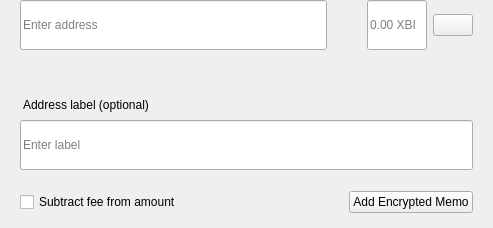
<?xml version="1.0" encoding="UTF-8"?>
<ui version="4.0">
 <class>SendMultiRow</class>
 <widget class="QWidget" name="SendMultiRow">
  <property name="geometry">
   <rect>
    <x>0</x>
    <y>0</y>
    <width>493</width>
    <height>228</height>
   </rect>
  </property>
  <property name="minimumSize">
   <size>
    <width>0</width>
    <height>0</height>
   </size>
  </property>
  <property name="maximumSize">
   <size>
    <width>16777215</width>
    <height>16777215</height>
   </size>
  </property>
  <property name="windowTitle">
   <string>Form</string>
  </property>
  <layout class="QVBoxLayout" name="verticalLayout_3">
   <property name="spacing">
    <number>0</number>
   </property>
   <property name="leftMargin">
    <number>0</number>
   </property>
   <property name="topMargin">
    <number>0</number>
   </property>
   <property name="rightMargin">
    <number>20</number>
   </property>
   <property name="bottomMargin">
    <number>5</number>
   </property>
   <item alignment="Qt::AlignTop">
    <widget class="QWidget" name="widget" native="true">
     <property name="sizePolicy">
      <sizepolicy hsizetype="Expanding" vsizetype="Maximum">
       <horstretch>0</horstretch>
       <verstretch>0</verstretch>
      </sizepolicy>
     </property>
     <property name="minimumSize">
      <size>
       <width>0</width>
       <height>60</height>
      </size>
     </property>
     <property name="maximumSize">
      <size>
       <width>16777215</width>
       <height>85</height>
      </size>
     </property>
     <layout class="QHBoxLayout" name="horizontalLayout" stretch="6,0,2">
      <property name="spacing">
       <number>0</number>
      </property>
      <property name="leftMargin">
       <number>8</number>
      </property>
      <property name="topMargin">
       <number>0</number>
      </property>
      <property name="rightMargin">
       <number>0</number>
      </property>
      <property name="bottomMargin">
       <number>0</number>
      </property>
      <item alignment="Qt::AlignTop">
       <widget class="QStackedWidget" name="stackedAddress">
        <property name="minimumSize">
         <size>
          <width>0</width>
          <height>50</height>
         </size>
        </property>
        <property name="maximumSize">
         <size>
          <width>16777215</width>
          <height>50</height>
         </size>
        </property>
        <widget class="QWidget" name="page_4">
         <property name="sizePolicy">
          <sizepolicy hsizetype="Expanding" vsizetype="Preferred">
           <horstretch>0</horstretch>
           <verstretch>0</verstretch>
          </sizepolicy>
         </property>
         <property name="minimumSize">
          <size>
           <width>0</width>
           <height>50</height>
          </size>
         </property>
         <property name="maximumSize">
          <size>
           <width>16777215</width>
           <height>55</height>
          </size>
         </property>
         <layout class="QVBoxLayout" name="verticalLayout_7">
          <property name="spacing">
           <number>0</number>
          </property>
          <property name="leftMargin">
           <number>12</number>
          </property>
          <property name="topMargin">
           <number>0</number>
          </property>
          <property name="rightMargin">
           <number>0</number>
          </property>
          <property name="bottomMargin">
           <number>0</number>
          </property>
          <item>
           <widget class="QLineEdit" name="lineEditAddress">
            <property name="minimumSize">
             <size>
              <width>0</width>
              <height>50</height>
             </size>
            </property>
            <property name="maximumSize">
             <size>
              <width>16777215</width>
              <height>50</height>
             </size>
            </property>
            <property name="placeholderText">
             <string>Enter address</string>
            </property>
           </widget>
          </item>
         </layout>
        </widget>
        <widget class="QWidget" name="page_3"/>
       </widget>
      </item>
      <item>
       <spacer name="horizontalSpacer_3">
        <property name="orientation">
         <enum>Qt::Horizontal</enum>
        </property>
        <property name="sizeType">
         <enum>QSizePolicy::Fixed</enum>
        </property>
        <property name="sizeHint" stdset="0">
         <size>
          <width>40</width>
          <height>20</height>
         </size>
        </property>
       </spacer>
      </item>
      <item>
       <layout class="QHBoxLayout" name="horizontalLayout_2">
        <property name="spacing">
         <number>6</number>
        </property>
        <item alignment="Qt::AlignTop">
         <widget class="QLineEdit" name="lineEditAmount">
          <property name="sizePolicy">
           <sizepolicy hsizetype="Expanding" vsizetype="Preferred">
            <horstretch>0</horstretch>
            <verstretch>0</verstretch>
           </sizepolicy>
          </property>
          <property name="minimumSize">
           <size>
            <width>0</width>
            <height>50</height>
           </size>
          </property>
          <property name="maximumSize">
           <size>
            <width>16777215</width>
            <height>50</height>
           </size>
          </property>
          <property name="maxLength">
           <number>17</number>
          </property>
          <property name="alignment">
           <set>Qt::AlignLeading|Qt::AlignLeft|Qt::AlignVCenter</set>
          </property>
          <property name="placeholderText">
           <string notr="true">0.00 XBI</string>
          </property>
         </widget>
        </item>
        <item>
         <layout class="QVBoxLayout" name="verticalLayout">
          <property name="topMargin">
           <number>14</number>
          </property>
          <property name="bottomMargin">
           <number>0</number>
          </property>
          <item alignment="Qt::AlignTop">
           <widget class="QPushButton" name="btnMenu">
            <property name="minimumSize">
             <size>
              <width>0</width>
              <height>0</height>
             </size>
            </property>
            <property name="maximumSize">
             <size>
              <width>16777215</width>
              <height>16777215</height>
             </size>
            </property>
            <property name="focusPolicy">
             <enum>Qt::NoFocus</enum>
            </property>
            <property name="text">
             <string/>
            </property>
           </widget>
          </item>
         </layout>
        </item>
       </layout>
      </item>
     </layout>
    </widget>
   </item>
   <item>
    <widget class="QWidget" name="layoutLabel" native="true">
     <property name="minimumSize">
      <size>
       <width>0</width>
       <height>0</height>
      </size>
     </property>
     <property name="maximumSize">
      <size>
       <width>16777215</width>
       <height>16777215</height>
      </size>
     </property>
     <layout class="QVBoxLayout" name="verticalLayout_9">
      <property name="spacing">
       <number>6</number>
      </property>
      <property name="leftMargin">
       <number>20</number>
      </property>
      <property name="topMargin">
       <number>0</number>
      </property>
      <property name="rightMargin">
       <number>0</number>
      </property>
      <property name="bottomMargin">
       <number>10</number>
      </property>
      <item>
       <spacer name="verticalSpacer">
        <property name="orientation">
         <enum>Qt::Vertical</enum>
        </property>
        <property name="sizeType">
         <enum>QSizePolicy::Fixed</enum>
        </property>
        <property name="sizeHint" stdset="0">
         <size>
          <width>20</width>
          <height>20</height>
         </size>
        </property>
       </spacer>
      </item>
      <item>
       <widget class="QLabel" name="labelSubtitleDescription">
        <property name="styleSheet">
         <string notr="true">margin-bottom:2px;
margin-left:0.05px;
padding:0px;</string>
        </property>
        <property name="text">
         <string>Address label (optional)</string>
        </property>
       </widget>
      </item>
      <item>
       <widget class="QLineEdit" name="lineEditDescription">
        <property name="minimumSize">
         <size>
          <width>0</width>
          <height>50</height>
         </size>
        </property>
        <property name="maximumSize">
         <size>
          <width>16777215</width>
          <height>50</height>
         </size>
        </property>
        <property name="placeholderText">
         <string>Enter label</string>
        </property>
       </widget>
      </item>
      <item>
       <spacer name="verticalSpacer_2">
        <property name="orientation">
         <enum>Qt::Vertical</enum>
        </property>
        <property name="sizeType">
         <enum>QSizePolicy::Fixed</enum>
        </property>
        <property name="sizeHint" stdset="0">
         <size>
          <width>20</width>
          <height>15</height>
         </size>
        </property>
       </spacer>
      </item>
      <item>
       <widget class="QWidget" name="containerMemo" native="true">
        <layout class="QHBoxLayout" name="horizontalLayout_5">
         <property name="leftMargin">
          <number>0</number>
         </property>
         <property name="topMargin">
          <number>0</number>
         </property>
         <property name="rightMargin">
          <number>0</number>
         </property>
         <property name="bottomMargin">
          <number>0</number>
         </property>
         <item>
          <widget class="QCheckBox" name="checkboxSubtractFeeFromAmount">
           <property name="toolTip">
            <string>The fee will be deducted from the amount being sent. The recipient will receive less XBI than you enter in the amount field. If multiple recipients are selected, the fee is split equally.</string>
           </property>
           <property name="text">
            <string>Subtract fee from amount</string>
           </property>
          </widget>
         </item>
         <item>
          <spacer name="horizontalSpacer">
           <property name="orientation">
            <enum>Qt::Horizontal</enum>
           </property>
           <property name="sizeHint" stdset="0">
            <size>
             <width>40</width>
             <height>20</height>
            </size>
           </property>
          </spacer>
         </item>
         <item>
          <widget class="QPushButton" name="btnAddMemo">
           <property name="text">
            <string notr="true">Add Encrypted Memo</string>
           </property>
          </widget>
         </item>
        </layout>
       </widget>
      </item>
     </layout>
    </widget>
   </item>
  </layout>
 </widget>
 <resources/>
 <connections/>
</ui>
